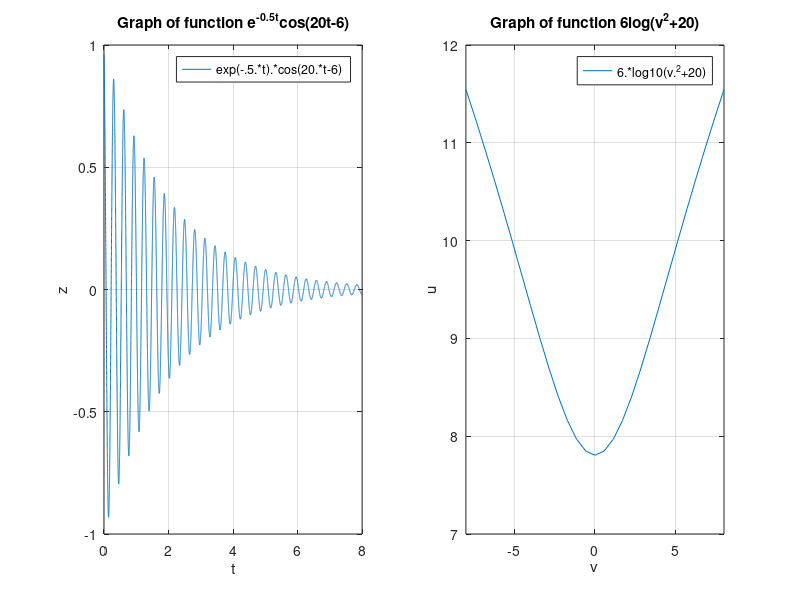

This chart was generated by the following MATLAB code:
subplot(1,2,1)
fplot('exp(-.5*t).*cos(20*t-6)',[0 8])
xlabel('t'), ylabel('z'), title('Graph of function e^{-0.5t}cos(20t-6)')
grid on
subplot(1,2,2)
fplot('6*log10(v.^2+20)',[-8 8])
xlabel('v'), ylabel('u'), title('Graph of function 6log(v^{2}+20)')
grid on
